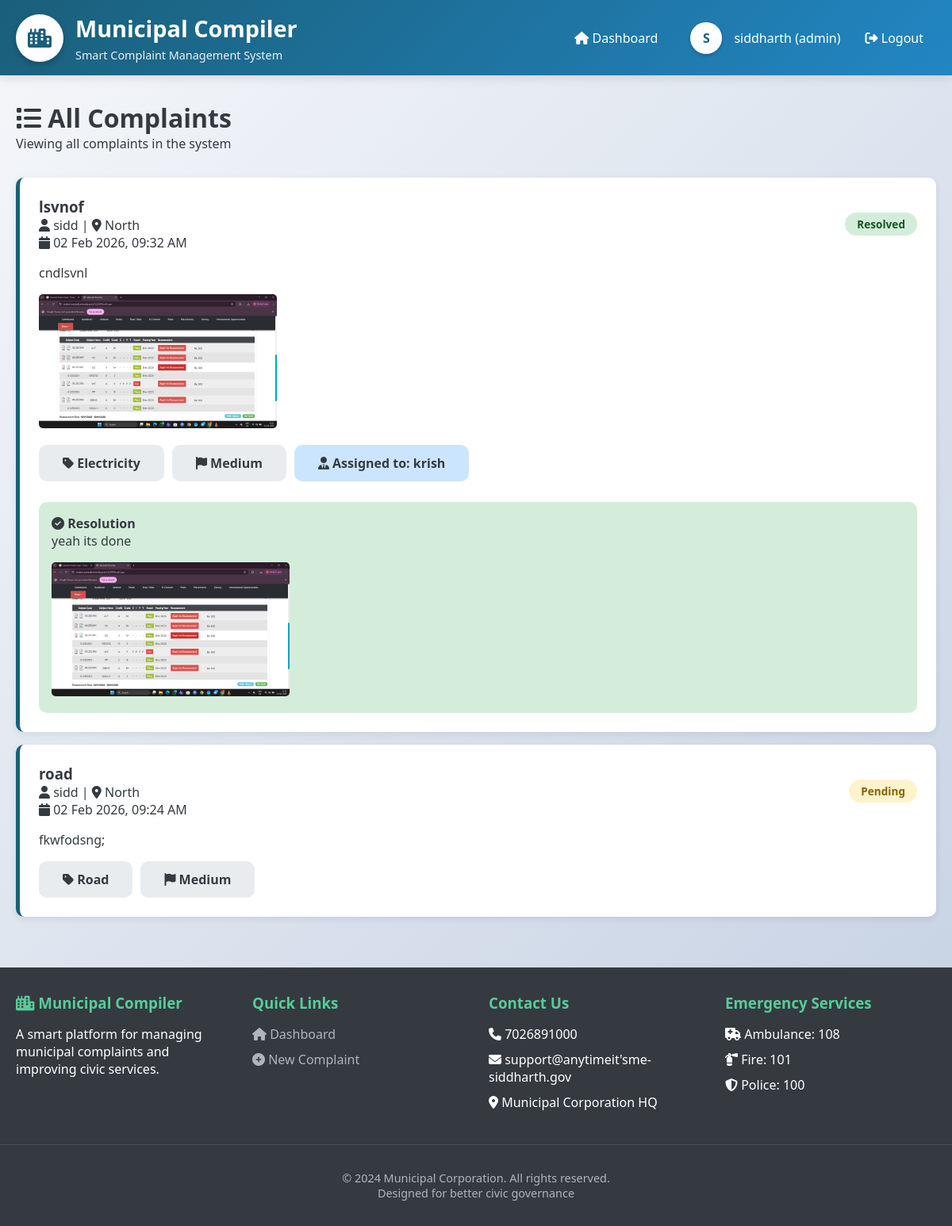
The page /complaints (signed in) on the database its author committed.
### models.py (models this page shows, shortened)
class User(UserMixin, db.Model):
    __tablename__ = 'users'
    id = db.Column(db.Integer, primary_key=True)
    username = db.Column(db.String(80), unique=True, nullable=False)
    email = db.Column(db.String(120), unique=True, nullable=False)
    password_hash = db.Column(db.String(200), nullable=False)
    role = db.Column(db.String(20), nullable=False)  # 'user', 'officer', 'admin'
    taluka = db.Column(db.String(50), nullable=True)
    department = db.Column(db.String(100), nullable=True)
    phone = db.Column(db.String(15), nullable=True)
    created_at = db.Column(db.DateTime, default=datetime.utcnow)
    complaints = db.relationship('Complaint',
                                 foreign_keys='Complaint.user_id',
                                 backref='author',
                                 lazy=True)
    assigned_complaints = db.relationship('Complaint',
                                          foreign_keys='Complaint.assigned_officer_id',
                                          backref='assigned_officer',
                                          lazy=True)
    resolved_complaints = db.relationship('Complaint',
                                          foreign_keys='Complaint.resolved_by',
                                          backref='resolver',
                                          lazy=True)

class Complaint(db.Model):
    __tablename__ = 'complaints'
    id = db.Column(db.Integer, primary_key=True)
    title = db.Column(db.String(200), nullable=False)
    description = db.Column(db.Text, nullable=False)
    category = db.Column(db.String(50), nullable=False)
    latitude = db.Column(db.Float, nullable=True)
    longitude = db.Column(db.Float, nullable=True)
    address = db.Column(db.String(300), nullable=True)
    image_path = db.Column(db.String(300), nullable=True)
    status = db.Column(db.String(20), default='pending')  # pending, in_progress, resolved, rejected
    priority = db.Column(db.String(20), default='medium')  # low, medium, high, critical
    user_id = db.Column(db.Integer, db.ForeignKey('users.id'), nullable=False)
    assigned_officer_id = db.Column(db.Integer, db.ForeignKey('users.id'), nullable=True)
    taluka = db.Column(db.String(50), nullable=False)
    created_at = db.Column(db.DateTime, default=datetime.utcnow)
    updated_at = db.Column(db.DateTime, onupdate=datetime.utcnow)
    resolved_image_path = db.Column(db.String(300), nullable=True)
    resolution_details = db.Column(db.Text, nullable=True)
    resolved_at = db.Column(db.DateTime, nullable=True)
    resolved_by = db.Column(db.Integer, db.ForeignKey('users.id'), nullable=True)

### app.py (the view)
@app.route('/complaints')
@login_required
def view_complaints():
    if current_user.role == 'admin':
        complaints = Complaint.query.order_by(Complaint.created_at.desc()).all()
    elif current_user.role == 'officer':
        complaints = Complaint.query.filter_by(taluka=current_user.taluka).order_by(Complaint.created_at.desc()).all() if current_user.taluka else []
    else:
        complaints = Complaint.query.filter_by(user_id=current_user.id).order_by(Complaint.created_at.desc()).all()
    return render_template('view_complaints.html', complaints=complaints)

### app.py (called while the page is built)
@login_manager.user_loader
def load_user(user_id):
    return User.query.get(int(user_id))

### templates/view_complaints.html (shortened to what this page needs)
{% extends "base.html" %}
{% block content %}
<div class="fade-in">
    <h1><i class="fas fa-list"></i> All Complaints</h1>
    <p>Viewing all complaints {% if current_user.role == 'user' %}submitted by you{% elif current_user.role == 'officer' %}in {{ current_user.taluka or 'your area' }}{% else %}in the system{% endif %}</p>
</div>
{% if complaints %}
<div class="complaints-list">
    {% for complaint in complaints %}
    <div class="complaint-item fade-in">
        <div class="complaint-header">
            <div>
                <h3>{{ complaint.title }}</h3>
                <p><i class="fas fa-user"></i> {{ complaint.author.username }} |
                   <i class="fas fa-map-marker-alt"></i> {{ complaint.taluka }}</p>
                <p><i class="fas fa-calendar"></i> {{ complaint.created_at.strftime('%d %b %Y, %I:%M %p') }}</p>
            </div>
            <div class="complaint-status status-{{ complaint.status.replace('_', '-') }}">
                {{ complaint.status|replace('_', ' ')|title }}
            </div>
        </div>
        <p>{{ complaint.description }}</p>
        {% if complaint.image_path %}
        <div style="margin: 1rem 0;">
            {% if complaint.resolved_image_path %}
    {% set resolved_filename = complaint.resolved_image_path.replace('\\', '/').split('/')[-1] %}
    <img src="{{ url_for('uploaded_file', filename=resolved_filename) }}"
         alt="Resolution Image" style="max-width: 300px; border-radius: 5px;">
{% endif %}
        </div>
        {% endif %}
        <div style="margin-top: 1rem; display: flex; gap: 10px; flex-wrap: wrap;">
            <span class="btn" style="background: #e9ecef;">
                <i class="fas fa-tag"></i> {{ complaint.category }}
            </span>
            <span class="btn" style="background: #e9ecef;">
                <i class="fas fa-flag"></i> {{ complaint.priority|title }}
            </span>
            {% if complaint.assigned_officer %}
            <span class="btn" style="background: #cce5ff;">
                <i class="fas fa-user-tie"></i> Assigned to: {{ complaint.assigned_officer.username }}
            </span>
            {% endif %}
            {% if complaint.status == 'resolved' and complaint.resolution_details %}
            <div style="flex-basis: 100%; background: #d4edda; padding: 1rem; border-radius: 10px; margin-top: 1rem;">
                <h4><i class="fas fa-check-circle"></i> Resolution</h4>
                <p>{{ complaint.resolution_details }}</p>
                {% if complaint.resolved_image_path %}
                <div style="margin-top: 1rem;">
                   {% if complaint.resolved_image_path %}
    {% set resolved_filename = complaint.resolved_image_path.replace('\\', '/').split('/')[-1] %}
    <img src="{{ url_for('uploaded_file', filename=resolved_filename) }}"
         alt="Resolution Image" style="max-width: 300px; border-radius: 5px;">
{% endif %}
                </div>
                {% endif %}
            </div>
            {% endif %}
        </div>
    </div>
    {% endfor %}
</div>
{% endif %}
{% endblock %}

### templates/base.html (shortened to what this page needs)
<!DOCTYPE html>
<html lang="en">
<head>
    <link rel="stylesheet" href="{{ url_for('static', filename='css/style.css') }}">
    <link rel="stylesheet" href="https://cdnjs.cloudflare.com/ajax/libs/font-awesome/6.4.0/css/all.min.css">
</head>
<body>
    <header class="municipal-header">
        <div class="header-content">
            <div class="logo-container">
                <div class="logo">
                    <i class="fas fa-city"></i>
                </div>
                <div class="logo-text">
                    <h1>Municipal Compiler</h1>
                    <p>Smart Complaint Management System</p>
                </div>
            </div>
            <nav class="nav-menu">
                {% if current_user.is_authenticated %}
                    <a href="{{ url_for('dashboard') }}" class="nav-link">
                        <i class="fas fa-home"></i> Dashboard
                    </a>
                    <div class="user-info">
                        <div class="user-avatar">
                            {{ current_user.username[0].upper() }}
                        </div>
                        <span>{{ current_user.username }} ({{ current_user.role }})</span>
                        <a href="{{ url_for('logout') }}" class="nav-link">
                            <i class="fas fa-sign-out-alt"></i> Logout
                        </a>
                    </div>
                {% endif %}
            </nav>
        </div>
    </header>
    <main class="main-container">
        {% block content %}{% endblock %}
    </main>
    <footer class="municipal-footer">
        <div class="footer-content">
            <div class="footer-section">
                <h3><i class="fas fa-city"></i> Municipal Compiler</h3>
                <p>A smart platform for managing municipal complaints and improving civic services.</p>
            </div>
            <div class="footer-section">
                <h3>Quick Links</h3>
                <ul class="footer-links">
                    <li><a href="{{ url_for('dashboard') }}"><i class="fas fa-home"></i> Dashboard</a></li>
                    {% if current_user.is_authenticated %}
                        <li><a href="{{ url_for('new_complaint') }}"><i class="fas fa-plus-circle"></i> New Complaint</a></li>
                    {% else %}
                        <li><a href="{{ url_for('login') }}"><i class="fas fa-sign-in-alt"></i> Login</a></li>
                    {% endif %}
                </ul>
            </div>
            <div class="footer-section">
                <h3>Contact Us</h3>
                <ul class="footer-links">
                    <li><i class="fas fa-phone"></i> 7026891000</li>
                    <li><i class="fas fa-envelope"></i> support@anytimeit'sme-siddharth.gov</li>
                    <li><i class="fas fa-map-marker-alt"></i> Municipal Corporation HQ</li>
                </ul>
            </div>
            <div class="footer-section">
                <h3>Emergency Services</h3>
                <ul class="footer-links">
                    <li><i class="fas fa-ambulance"></i> Ambulance: 108</li>
                    <li><i class="fas fa-fire-extinguisher"></i> Fire: 101</li>
                    <li><i class="fas fa-shield-alt"></i> Police: 100</li>
                </ul>
            </div>
        </div>
        <div class="copyright">
            <p>&copy; 2024 Municipal Corporation. All rights reserved.</p>
            <p>Designed for better civic governance</p>
        </div>
    </footer>
</body>
</html>

### static/css/style.css (style rules this page uses)
:root { --primary-color: #1a5f7a; --secondary-color: #57cc99; --accent-color: #ff9a3c; --danger-color: #ff6b6b; --warning-color: #ffd93d; --success-color: #6bcf7f; --light-color: #f8f9fa; --dark-color: #343a40; --gray-color: #6c757d; --blue-gradient: linear-gradient(135deg, #1a5f7a 0%, #2286c3 100%); }
* { margin: 0; padding: 0; box-sizing: border-box; }
body { font-family: 'Segoe UI', Tahoma, Geneva, Verdana, sans-serif; background: linear-gradient(135deg, #f5f7fa 0%, #c3cfe2 100%); min-height: 100vh; color: var(--dark-color); }
.municipal-header { background: var(--blue-gradient); color: white; padding: 1rem 0; box-shadow: 0 4px 12px rgba(0, 0, 0, 0.1); }
.header-content { max-width: 1200px; margin: 0 auto; display: flex; justify-content: space-between; align-items: center; padding: 0 20px; }
.logo-container { display: flex; align-items: center; gap: 15px; }
.logo { width: 60px; height: 60px; background: white; border-radius: 50%; display: flex; align-items: center; justify-content: center; font-size: 24px; font-weight: bold; color: var(--primary-color); box-shadow: 0 4px 8px rgba(0, 0, 0, 0.2); }
.logo-text h1 { font-size: 1.8rem; margin-bottom: 5px; }
.logo-text p { font-size: 0.9rem; opacity: 0.9; }
.nav-menu { display: flex; gap: 25px; align-items: center; }
.nav-link { color: white; text-decoration: none; padding: 8px 16px; border-radius: 20px; transition: all 0.3s ease; font-weight: 500; }
.user-info { display: flex; align-items: center; gap: 15px; }
.user-avatar { width: 40px; height: 40px; background: white; border-radius: 50%; display: flex; align-items: center; justify-content: center; color: var(--primary-color); font-weight: bold; box-shadow: 0 2px 4px rgba(0, 0, 0, 0.2); }
.main-container { max-width: 1200px; margin: 2rem auto; padding: 0 20px; }
.btn { display: inline-block; padding: 12px 30px; border: none; border-radius: 10px; font-size: 1rem; font-weight: 600; cursor: pointer; transition: all 0.3s ease; text-align: center; text-decoration: none; }
.complaints-list { margin-top: 2rem; }
.complaint-item { background: white; border-radius: 10px; padding: 1.5rem; margin-bottom: 1rem; box-shadow: 0 3px 10px rgba(0, 0, 0, 0.08); border-left: 5px solid var(--primary-color); }
.complaint-header { display: flex; justify-content: space-between; align-items: center; margin-bottom: 1rem; }
.complaint-status { padding: 5px 15px; border-radius: 20px; font-size: 0.85rem; font-weight: 600; }
.status-pending { background: #fff3cd; color: #856404; }
.status-resolved { background: #d4edda; color: #155724; }
.municipal-footer { background: var(--dark-color); color: white; padding: 2rem 0; margin-top: 4rem; }
.footer-content { max-width: 1200px; margin: 0 auto; display: grid; grid-template-columns: repeat(auto-fit, minmax(250px, 1fr)); gap: 2rem; padding: 0 20px; }
.footer-section h3 { color: var(--secondary-color); margin-bottom: 1rem; }
.footer-links { list-style: none; }
.footer-links li { margin-bottom: 10px; }
.footer-links a { color: #adb5bd; text-decoration: none; transition: color 0.3s ease; }
.copyright { text-align: center; padding-top: 2rem; margin-top: 2rem; border-top: 1px solid #495057; color: #adb5bd; font-size: 0.9rem; }
.fade-in { animation: fadeIn 0.5s ease forwards; }

### rows shown on the page
User: username "S", username "siddharth", role "admin"
Complaint: title "lsvnof", author.username "sidd", taluka "North", created_at "02 Feb 2026, 09:32 AM", status "Resolved", description "cndlsvnl", category "Electricity", priority "Medium", assigned_officer.username "krish", resolution_details "yeah its done"
Complaint: title "road", author.username "sidd", taluka "North", created_at "02 Feb 2026, 09:24 AM", status "Pending", description "fkwfodsng;", category "Road", priority "Medium"
